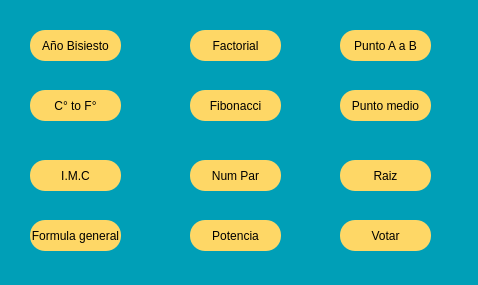
<?xml version="1.0" encoding="UTF-8"?>
<ui version="4.0">
 <class>MainWindow</class>
 <widget class="QMainWindow" name="MainWindow">
  <property name="geometry">
   <rect>
    <x>0</x>
    <y>0</y>
    <width>478</width>
    <height>285</height>
   </rect>
  </property>
  <property name="windowTitle">
   <string>MainWindow</string>
  </property>
  <property name="styleSheet">
   <string notr="true">alternate-background-color: rgb(0, 159, 183);</string>
  </property>
  <widget class="QWidget" name="Principal">
   <property name="styleSheet">
    <string notr="true">background-color: rgb(0, 159, 183);</string>
   </property>
   <widget class="QPushButton" name="btn_Ano">
    <property name="geometry">
     <rect>
      <x>30</x>
      <y>30</y>
      <width>91</width>
      <height>31</height>
     </rect>
    </property>
    <property name="styleSheet">
     <string notr="true">QPushButton{
	background-color: rgb(254, 215, 102);
	border-radius: 15px;
	
}
QPushButton:hover{
	border:3px  solid rgb(254, 215, 102);
	background-color: rgb(254, 74, 73);
}</string>
    </property>
    <property name="text">
     <string>Año Bisiesto</string>
    </property>
   </widget>
   <widget class="QPushButton" name="btn_CtoF">
    <property name="geometry">
     <rect>
      <x>30</x>
      <y>90</y>
      <width>91</width>
      <height>31</height>
     </rect>
    </property>
    <property name="styleSheet">
     <string notr="true">QPushButton{
	background-color: rgb(254, 215, 102);
	border-radius:15px;
	
}
QPushButton:hover{
	border:3px  solid rgb(254, 215, 102);
	background-color: rgb(254, 74, 73);
}</string>
    </property>
    <property name="text">
     <string>C° to F°</string>
    </property>
   </widget>
   <widget class="QPushButton" name="btn_Factorial">
    <property name="geometry">
     <rect>
      <x>190</x>
      <y>30</y>
      <width>91</width>
      <height>31</height>
     </rect>
    </property>
    <property name="styleSheet">
     <string notr="true">QPushButton{
	background-color: rgb(254, 215, 102);
	border-radius:15px;
	
}
QPushButton:hover{
	border:3px  solid rgb(254, 215, 102);
	background-color: rgb(254, 74, 73);
}</string>
    </property>
    <property name="text">
     <string>Factorial</string>
    </property>
   </widget>
   <widget class="QPushButton" name="btn_Fibonacci">
    <property name="geometry">
     <rect>
      <x>190</x>
      <y>90</y>
      <width>91</width>
      <height>31</height>
     </rect>
    </property>
    <property name="styleSheet">
     <string notr="true">QPushButton{
	background-color: rgb(254, 215, 102);
	border-radius:15px;
	
}
QPushButton:hover{
	border:3px  solid rgb(254, 215, 102);
	background-color: rgb(254, 74, 73);
}</string>
    </property>
    <property name="text">
     <string>Fibonacci</string>
    </property>
   </widget>
   <widget class="QPushButton" name="btn_Par">
    <property name="geometry">
     <rect>
      <x>190</x>
      <y>160</y>
      <width>91</width>
      <height>31</height>
     </rect>
    </property>
    <property name="styleSheet">
     <string notr="true">QPushButton{
	background-color: rgb(254, 215, 102);
	border-radius:15px;
	
}
QPushButton:hover{
	border:3px  solid rgb(254, 215, 102);
	background-color: rgb(254, 74, 73);
}</string>
    </property>
    <property name="text">
     <string>Num Par</string>
    </property>
   </widget>
   <widget class="QPushButton" name="btn_formula">
    <property name="geometry">
     <rect>
      <x>30</x>
      <y>220</y>
      <width>91</width>
      <height>31</height>
     </rect>
    </property>
    <property name="styleSheet">
     <string notr="true">QPushButton{
	background-color: rgb(254, 215, 102);
	border-radius:15px;
	
}
QPushButton:hover{
	border:3px  solid rgb(254, 215, 102);
	background-color: rgb(254, 74, 73);
}</string>
    </property>
    <property name="text">
     <string>Formula general</string>
    </property>
   </widget>
   <widget class="QPushButton" name="btn_Potencia">
    <property name="geometry">
     <rect>
      <x>190</x>
      <y>220</y>
      <width>91</width>
      <height>31</height>
     </rect>
    </property>
    <property name="styleSheet">
     <string notr="true">QPushButton{
	background-color: rgb(254, 215, 102);
	border-radius:15px;
	
}
QPushButton:hover{
	border:3px  solid rgb(254, 215, 102);
	background-color: rgb(254, 74, 73);
}</string>
    </property>
    <property name="text">
     <string>Potencia</string>
    </property>
   </widget>
   <widget class="QPushButton" name="btn_IMC">
    <property name="geometry">
     <rect>
      <x>30</x>
      <y>160</y>
      <width>91</width>
      <height>31</height>
     </rect>
    </property>
    <property name="styleSheet">
     <string notr="true">QPushButton{
	background-color: rgb(254, 215, 102);
	border-radius:15px;
	
}
QPushButton:hover{
	border:3px  solid rgb(254, 215, 102);
	background-color: rgb(254, 74, 73);
}</string>
    </property>
    <property name="text">
     <string>I.M.C</string>
    </property>
   </widget>
   <widget class="QPushButton" name="btn_Punt_medio">
    <property name="geometry">
     <rect>
      <x>340</x>
      <y>90</y>
      <width>91</width>
      <height>31</height>
     </rect>
    </property>
    <property name="styleSheet">
     <string notr="true">QPushButton{
	background-color: rgb(254, 215, 102);
	border-radius:15px;
	
}
QPushButton:hover{
	border:3px  solid rgb(254, 215, 102);
	background-color: rgb(254, 74, 73);
}</string>
    </property>
    <property name="text">
     <string>Punto medio</string>
    </property>
   </widget>
   <widget class="QPushButton" name="btn_Raiz">
    <property name="geometry">
     <rect>
      <x>340</x>
      <y>160</y>
      <width>91</width>
      <height>31</height>
     </rect>
    </property>
    <property name="styleSheet">
     <string notr="true">QPushButton{
	background-color: rgb(254, 215, 102);
	border-radius:15px;
	
}
QPushButton:hover{
	border:3px  solid rgb(254, 215, 102);
	background-color: rgb(254, 74, 73);
}</string>
    </property>
    <property name="text">
     <string>Raiz</string>
    </property>
   </widget>
   <widget class="QPushButton" name="btn_AtoB">
    <property name="geometry">
     <rect>
      <x>340</x>
      <y>30</y>
      <width>91</width>
      <height>31</height>
     </rect>
    </property>
    <property name="styleSheet">
     <string notr="true">QPushButton{
	background-color: rgb(254, 215, 102);
	border-radius:15px;
	
}
QPushButton:hover{
	border:3px  solid rgb(254, 215, 102);
	background-color: rgb(254, 74, 73);
}</string>
    </property>
    <property name="text">
     <string>Punto A a B</string>
    </property>
   </widget>
   <widget class="QPushButton" name="btn_Potencia_2">
    <property name="geometry">
     <rect>
      <x>340</x>
      <y>220</y>
      <width>91</width>
      <height>31</height>
     </rect>
    </property>
    <property name="styleSheet">
     <string notr="true">QPushButton{
	background-color: rgb(254, 215, 102);
	border-radius:15px;
	
}
QPushButton:hover{
	border:3px  solid rgb(254, 215, 102);
	background-color: rgb(254, 74, 73);
}</string>
    </property>
    <property name="text">
     <string>Votar</string>
    </property>
   </widget>
  </widget>
 </widget>
 <resources/>
 <connections/>
</ui>
